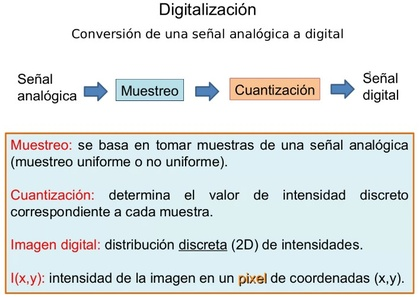
%> input picture Unidad 1/img/1.jpg, 420 x 297 px, shrunk from 708 x 500 before the run
$ octave ej10.m   (GNU Octave 9; MATLAB toolbox functions it lacks are replaced by stand-ins)
%> lines starting %> are read from the running program, lines starting %| are printed output that depends on the picture; in (x1, y1, x2, y2) boxes, pixels count from 0 and x2, y2 are one past the last pixel; in counts of white or black regions, pixels touching at a corner belong together; the program's own positions count from 1
% 10) A una imagen en escala de grises aplíquele la operación umbralizado
% (simple y doble).

[file, path] = uigetfile({'*.jpg';'*.JPG';'*.bmp';'*.tif'});
%> the answer given: ../../Unidad 1/img/1.jpg
dir = strcat(path,file);
info = imfinfo(dir);

switch info.ColorType
    case 'grayscale'
        I=imread(dir);
    case 'truecolor'
        rgb=imread(dir);
%> rgb is the input picture: size 297x420x3 uint8; mean R, G, B 222.1, 228, 228.3
        I=rgb2gray(rgb);
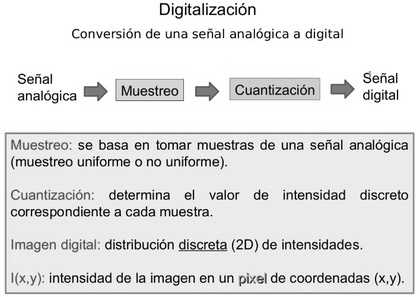
%> I: size 297x420 uint8; min 0, max 255, mean 226.3
    case 'indexed'
        [X,map]=imread(dir);
        I=ind2gray(X,map);
end

[m, n] = size(I);
%> m = 297; n = 420
% Umbralizado simple
gthresh = graythresh(I);
%> gthresh = 0.655
Os = zeros(size(I));
for i=1:m
    for j=1:n
        if I(i, j) >= gthresh
            Os(i, j) = 255;
        end
    end
end
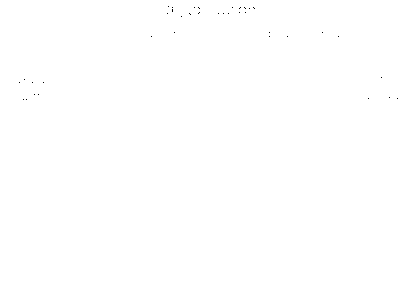
%> Os: size 297x420 double; 100% white; black in thin lines or dots, all inside (x1, y1, x2, y2) = (19, 6, 398, 100)

% Umbralizado doble
mthresh = multithresh(I, 2); % Indico que quiero umbralizado doble
%> mthresh = [100 195]
Od = zeros(size(I));
for i=1:m
    for j=1:n
        if I(i, j) >= mthresh(1) && I(i, j) <= mthresh(2)
            Od(i, j) = 255;
        end
    end
end
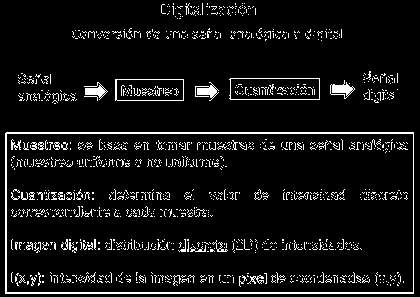
%> Od: size 297x420 double; 7.4% white in thin lines or dots

% Plots
subplot(2, 2, [1 2]);
imshow(I);
title('Imagen original (grayscale)');

subplot(2, 2, 3);
imshow(Os);
title('Imagen con umbral simple');

subplot(2, 2, 4);
imshow(Od);
title('Imagen con umbral doble');

$ run again, on Unidad 1/img/2.jpg
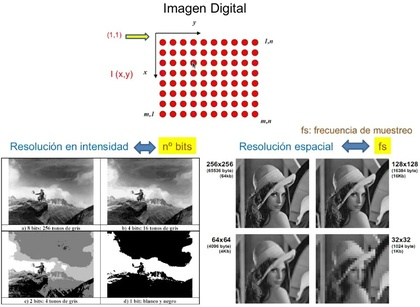
%> input picture Unidad 1/img/2.jpg, 420 x 307 px, shrunk from 830 x 607 before the run
%> rgb is the input picture: size 307x420x3 uint8; mean R, G, B 198.2, 195.1, 193.4
%> gthresh = 0.651
%> after the loop `for i=1:m`:
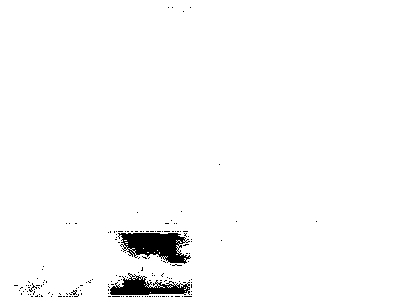
%> Os: size 307x420 double; 97.9% white; 176 black regions (174 under 20 px), largest, box (x1, y1, x2, y2) and area: (118, 233, 191, 264) 1391, (110, 273, 190, 295) 901
%> mthresh = [90 192]
%> after the loop `for i=1:m`:
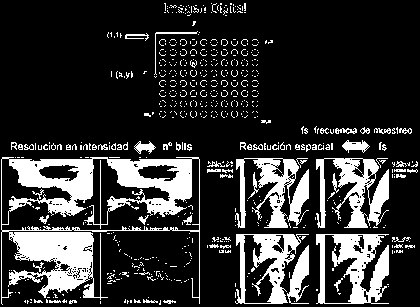
%> Od: size 307x420 double; 19.4% white; 669 white regions (607 under 20 px), largest, box (x1, y1, x2, y2) and area: (1, 157, 200, 305) 10193, (316, 234, 389, 304) 2672, (316, 158, 389, 228) 2415

$ run again, on Unidad 1/img/3.jpg
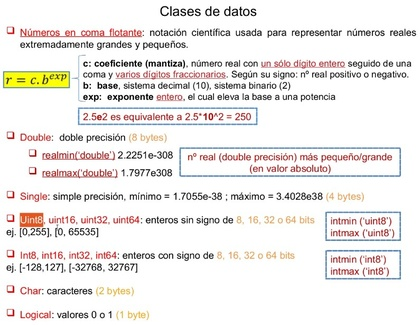
%> input picture Unidad 1/img/3.jpg, 420 x 325 px, shrunk from 795 x 615 before the run
%> rgb is the input picture: size 325x420x3 uint8; mean R, G, B 238.5, 235.7, 233.9
%> `I=rgb2gray(rgb);`:
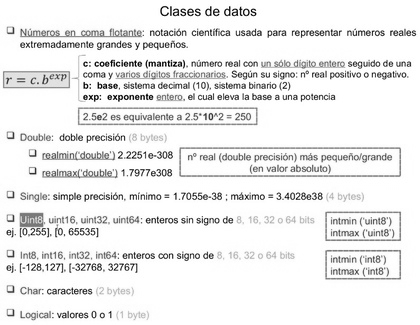
%> I: size 325x420 uint8; min 0, max 255, mean 236.3
%> gthresh = 0.745
%> mthresh = [135 214]
%> after the loop `for i=1:m`:
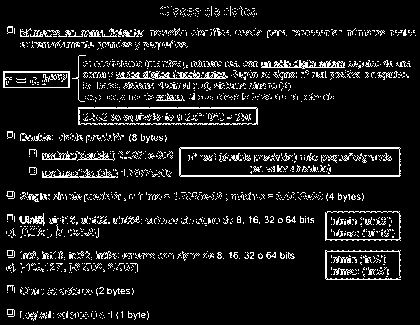
%> Od: size 325x420 double; 9.2% white in thin lines or dots

$ run again, on Unidad 1/img/5.jpg
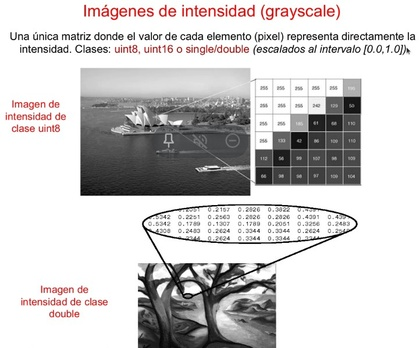
%> input picture Unidad 1/img/5.jpg, 420 x 348 px, shrunk from 722 x 599 before the run
%> rgb is the input picture: size 348x420x3 uint8; mean R, G, B 205.9, 204.1, 204
%> `I=rgb2gray(rgb);`:
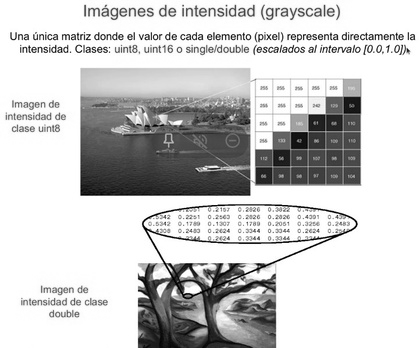
%> I: size 348x420 uint8; min 0, max 255, mean 204.6
%> gthresh = 0.647
%> mthresh = [107 201]
%> after the loop `for i=1:m`:
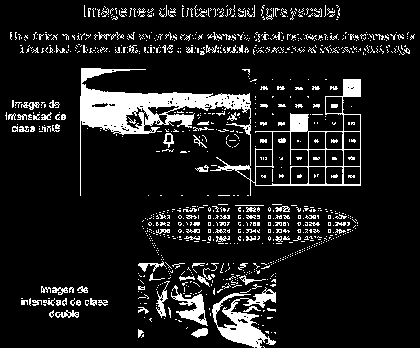
%> Od: size 348x420 double; 11.2% white; 1019 white regions (915 under 20 px), largest, box (x1, y1, x2, y2) and area: (80, 68, 361, 196) 6507, (212, 287, 276, 348) 1542, (171, 285, 208, 326) 526
